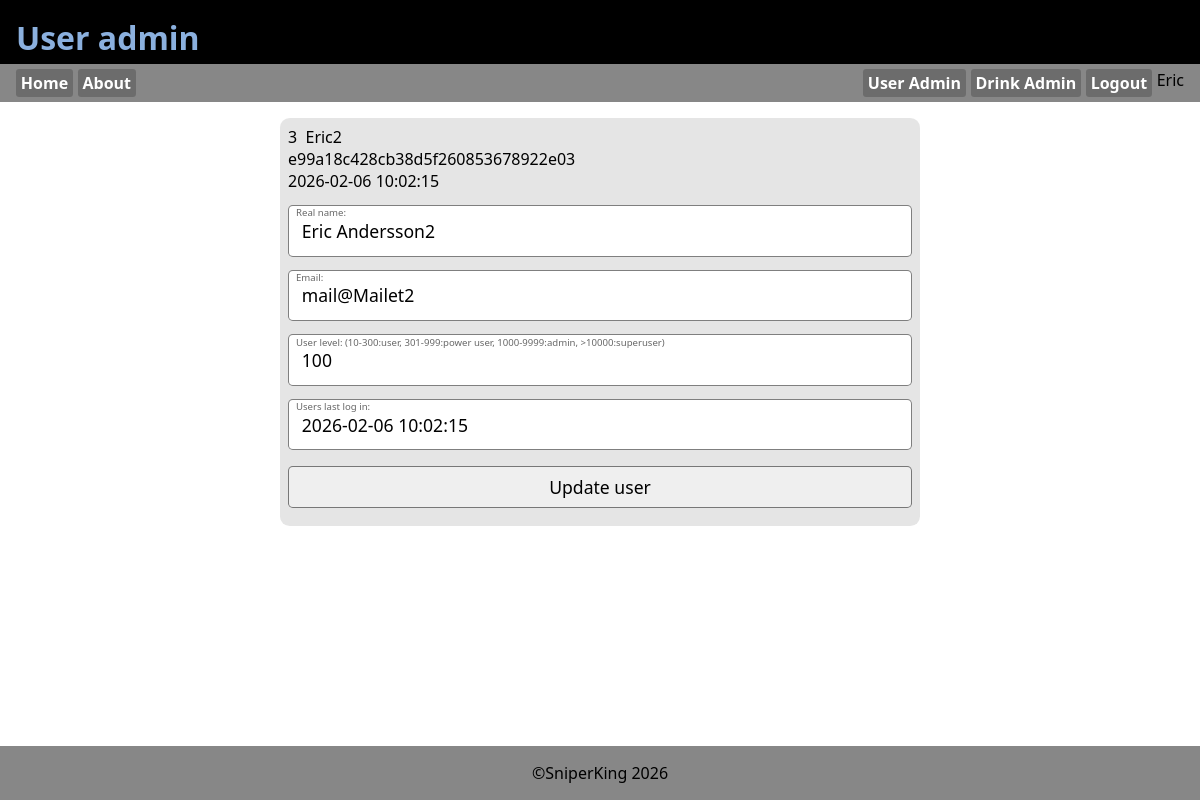
The app's page /useradmin.php?edit=3 (signed in) with its own data.
### tables this page shows
CREATE TABLE `tbl_user` (
  `id` int(11) NOT NULL,
  `username` varchar(32) NOT NULL,
  `password` varchar(255) NOT NULL,
  `userlevel` int(11) NOT NULL DEFAULT 10,
  `lastlogin` timestamp NOT NULL DEFAULT current_timestamp(),
  `realname` varchar(80) NOT NULL,
  `mail` varchar(100) NOT NULL,
  `created` timestamp NOT NULL DEFAULT current_timestamp()
);

### asset.php (called while the page is built, shortened)
<?php
$db_host="localhost";
$db_user="root";
$db_pass="";
$db_name="drink";
$conn=mysqli_connect($db_host, $db_user, $db_pass, $db_name);
function isLevel($level){
    if(isset($_SESSION['level'])){
        if(intval($_SESSION['level'])>=$level){
            return true;
        }else{
            return false;
        }
    }else{
        return false;
    }
}
function getUsername(){
    global $conn;
    $userid=$_SESSION['id'];
    $sql="SELECT username FROM tbl_user WHERE id=$userid";
    $result=mysqli_query($conn, $sql);
    $row=mysqli_fetch_assoc($result);
    if(mysqli_num_rows($result)>0){
        return $row['username'];
    }else{
        return "Guest";
    }
}
?>

### useradmin.php (the view, shortened to what this page needs)
<!DOCTYPE html>
<?php require_once("asset.php"); ?>
<html lang="en">
<head>
    <link rel="stylesheet" href="style.css">
</head>
<body>
    <header>
        <h1>User admin</h1>
    </header>
    <?php require_once("_nav.php"); ?>
    <main>
        <?php  if(isset($_GET['edit'])): ?>
            <?php
                $id=intval($_GET['edit']);
                $sql="SELECT * FROM tbl_user WHERE id=$id";
                $result=mysqli_query($conn, $sql);
                $user_data=mysqli_fetch_assoc($result);
            ?>
        <form action="useradmin.php" method="POST">
            <div class="user_data"><?=$id?>&nbsp;&nbsp;<?=$user_data['username']?><br><?=$user_data['password']?><br><?=$user_data['created']?></div>
            <label for="realname">Real name:</label>
            <input type="text" name="realname" id="realname" value="<?=$user_data['realname']?>">
            <label for="mail">Email:</label>
            <input type="email" name="mail" id="mail" value="<?=$user_data['mail']?>">
            <label for="userlevel">User level: (10-300:user, 301-999:power user, 1000-9999:admin, >10000:superuser)</label>
            <input type="number" name="userlevel" id="userlevel" value="<?=$user_data['userlevel']?>">
            <label for="lastlogin">Users last log in:</label>
            <input type="datetime" name="lastlogin" id="lastlogin" value="<?=$user_data['lastlogin']?>">
            <input type="submit" name="btn_edit" value="Update user">
        </form>
            <?php endif; ?>
    </main>
    <?php require_once("_footer.php"); ?>
</body>
</html>

### _nav.php
<nav>
    <a href="index.php">Home</a>
    <a href="about.php">About</a>
    <div class="fill"></div>
    <?php if(isLevel(1000)):?>
        <a href="useradmin.php">User Admin</a>
        <a href="drinkadmin.php">Drink Admin</a>
    <?php endif; ?>
    <?php if(!isLevel(10)){?>
    <a href="register.php">Register</a>
    <button class="loginbttn" popovertarget="login">Login</button>
    <?php }else{ ?>
    <a href="_login.php?logout=1">Logout</a>
    <div class="userinfo">
        <p><?=getUsername()?></p>
    <?php } ?>
</nav>

### style.css (style rules this page uses)
:root { --clr_back_header:#000; --clr_header:#8bb0de; --clr_back_nav:#878787; --clr_back_footer:var(--clr_back_nav); }
*, *:before, *:after { margin: 0; padding: 0; box-sizing: border-box; }
body { height:100dvh; display:flex; flex-direction: column; font-family: system-ui, sans-serif; }
header { background: var(--clr_back_header); color:var(--clr_header); height:4rem; padding: 1rem; }
main { flex-grow: 5; display:flex; flex-direction: column; gap:1rem; padding-top: 1rem; }
:root { --formborder: rgb(0, 0, 0, .5); --formback: rgb(0, 0, 0, .1); --formlabelcolor: rgb(0, 0, 0, .6) }
form { position: relative; display: flex; flex-direction: column; width: 40rem; padding: .5rem; background: var(--formback); border-radius: .6rem; margin-left: auto; margin-right: auto; }
label { position: relative; top: .9rem; left: .5rem; font: .6rem system-ui; color: var(--formlabelcolor); }
input[type="submit"], input[type="button"], button { margin-top: 1rem; margin-bottom: .6rem; padding: .5rem; }

### records on screen
tbl_user: username "Eric"
tbl_user: username "Eric2", password "e99a18c428cb38d5f260853678922e03", created "2026-02-06 10:02:15", realname "Eric Andersson2", mail "mail@Mailet2", userlevel "100", lastlogin "2026-02-06 10:02:15"

### other values on screen
$id "3"
